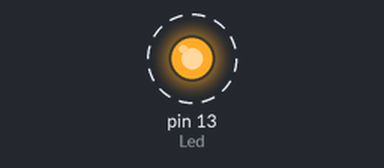
Simulated run of this sketch. Board: Arduino Uno, built with avr-gcc and run on an emulated ATmega328P. Parts: output pins drawn as LEDs (lit = HIGH). Dashed ring = blinking.

Above: at 0.2 s.
Timing chart, 0 to 3.0 s (numbered marks = the images above):
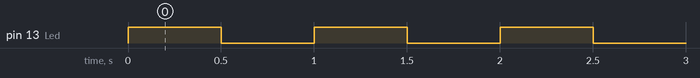

The sketch:

reto_3.ino
```cpp
const int Led = 13;  // LED en pin 13 (o externo)

void setup() {
  pinMode(Led, OUTPUT);

  noInterrupts();           // Desactivar interrupciones globales

  TCCR1A = 0;               // Limpiar registros de control
  TCCR1B = 0;
  TCNT1  = 0;               // Reiniciar contador

  // Configuración de comparación
  OCR1A = 7812;             // Valor para 500 ms con prescaler 1024

  // Modo CTC: Clear Timer on Compare Match
  TCCR1B |= (1 << WGM12);

  // Prescaler de 1024 (CS12 y CS10 en 1)
  TCCR1B |= (1 << CS12) | (1 << CS10);

  // Habilitar interrupción por comparación con OCR1A
  TIMSK1 |= (1 << OCIE1A);

  interrupts();             // Activar interrupciones globales
}

// ISR que se ejecuta cada 500 ms
ISR(TIMER1_COMPA_vect) {
  digitalWrite(Led, !digitalRead(Led));  // Invertir estado del LED
}

void loop() {
  // El loop queda vacío: todo lo maneja el Timer1
}
```

Measured:
- by itself, pin 13 (Led): alternates HIGH for 0.50 s and LOW for 0.50 s
